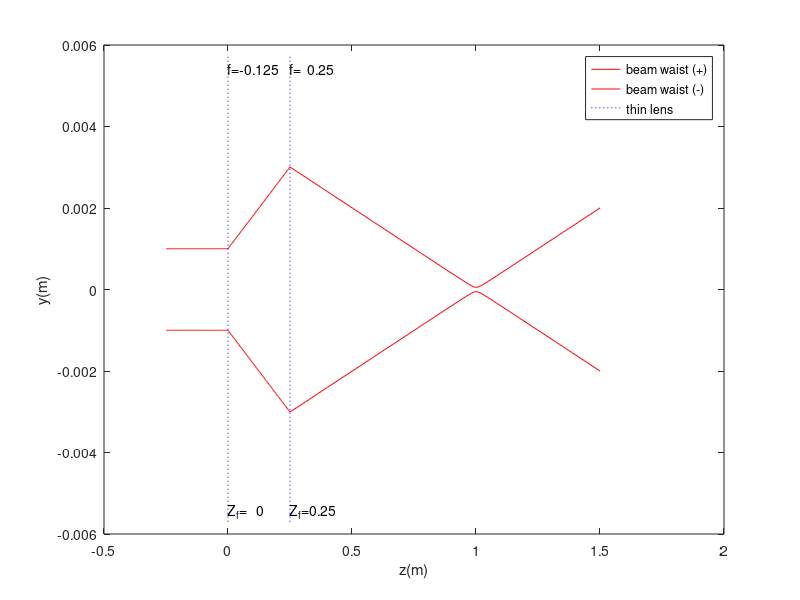

The MATLAB source for this figure:
function Gaussian_Propagation(lambda,beam_waist,wp,fpos,f,show_flag)
% propagates a Gaussian beam through a series of lenses.
% Input:
%   lambda         beam's wavelength
%   beam_waist     waist of the beam at the waist positions (wp)
%   wp             waist position
%   fpos           lenses positions vector [pos1, pos2, pos3 ...]
%   f              lenses focal-lengths vector [f1, f2, f3 ...]
%   show_flag      prints text on figure with waist positions and sizes
%
%   All units are metric.
%
% Example:
%           Gaussian_Propagation(8e-7,0.00075,-0.1,[0 0.1],[-0.5 0.2])
%
%   Comments \ improvements are welcomed
%   nate2718281828@gmail.com
%   Ver 1.1
%   Date: 12/1/2012.

%% defaults - x2 beam expander for HeNe laser
if (nargin < 6); show_flag=false; end
if (nargin < 5); f=[-0.125 0.25]; end
if (nargin < 4); fpos=[0 0.25]; end
if (nargin < 3);  wp=-0.25; end
if (nargin < 2); beam_waist=1e-3; end
if (nargin < 1); lambda=632.8e-9; end

%% calculate the waist_pos(i) and w(i) between all of the lenses
w(1)=beam_waist;              % initial beam waist
waist_pos(1)=wp;              % initial beam waist position

for i=1:length(f)       % loop over all of the lenses vector
    % calculate the new waist position relative to current lens position
    waist_distance_from_next_lens=fpos(i)-waist_pos(i);
    [new_w, new_rel_s] = Gaussian_focusing(lambda,w(i),waist_distance_from_next_lens,f(i));
    w(i+1)=new_w;
    % calculate the absolute position of the new waist
    waist_pos(i+1)=fpos(i)+new_rel_s;
end

fpos=[waist_pos(1) fpos];
%generate propagation axis z, w(z) vector and plot it:
z(1)=waist_pos(1);
Wz(1)=w(1);
for i=1:length(fpos)-1      % cycle through all lenses
    ztemp=linspace(fpos(i),fpos(i+1));      % just a 100 points propagation ztemp vector, can be modified to ztemp=linspace(fpos(i),fpos(i+1),num_of_points_desired);
    Wz=[Wz w(i)*sqrt(1+((ztemp-waist_pos(i))/(pi*w(i)^2/lambda)).^2)];   % gaussian beam propagation
    z=[z ztemp];
end

if fpos(end)+2*abs(f(end))>waist_pos(end)
    ztemp=linspace(fpos(end),fpos(end)+2*abs(f(end)));   % propagate 2*f of the last lens - Change if needed to see larger propagation distances
else
    ztemp=linspace(fpos(end),waist_pos(end)+2*abs(f(end)));   % propagate 2*f of the last beam waist - Change if needed to see larger propagation distances
end

Wz=[Wz w(end)*sqrt(1+((ztemp-waist_pos(end))/(pi*w(end)^2/lambda)).^2)];
z=[z ztemp];

%% beam plots:
figure(1)
plot(z,Wz,'r',z,-Wz,'r');        % plot the gaussian beam
hold on;
xlabel('z(m)'); ylabel('y(m)');

% lenses plot:
xline=kron(fpos(2:end),[1 1]');
yline=2*kron(max(abs(Wz))*ones(length(fpos)-1,1)',[0.95 -0.95]');
plot(xline,yline,'b:')
legend('beam waist (+)','beam waist (-)','thin lens');
ZL=waist_pos(end);

% text anotations:
text(fpos(2:end),0.95*yline(1,:),strcat('f=',num2str(f')));    % prints the focal length of each lens
text(fpos(2:end),-0.95*yline(1,:),strcat('Z_f=',num2str(fpos(2:end)')));    % prints the focal length of each lens

if show_flag
% plots the waist location and size at different heights
ymax=max(yline(:));
text(waist_pos,w-0.05*ymax,strcat('W_{',num2str((1:length(waist_pos))'),'}=',num2str(w','%0.3d')),'FontSize',8);
text(waist_pos,w+0.05*ymax,strcat('Z=',num2str(waist_pos','%0.4g')),'FontSize',8);
end


hold off
%waist_pos
%w
fprintf(1,strcat('waist position from last lens: ',num2str(waist_pos(end)-fpos(end)),'\n'))
fprintf(1,strcat('waist size: ',num2str(w(end)),'\n'))

function [w_new,s_new]=Gaussian_focusing(lambda,w_old,s_old,f)
% Gaussian beam focusing by a thin lens (Based on Self's paper, see [1])
% Inputs: lambda=wavelength;
%         w_old = waist before the lens;
%         s_old = distance of waist before lens (s>0 before lens)
%         f = focal length of lens (f>0 for converging lens)
% Output: w_new = new waist;
%         s_new = position of waist from lens
% [1] http://www.mellesgriot.com/products/optics/gb_2_3.htm
zR=pi*w_old^2/lambda;    % original rayleigh range
s_new = f.*(1+(s_old./f-1)./((s_old./f-1).^2+(zR./f).^2));  % new waist location (Eq. (9b))
w_new = w_old./sqrt((1-s_old./f).^2+(zR./f).^2);